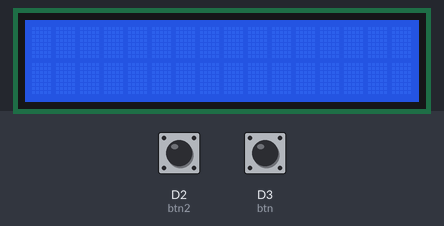
Simulated run of this program. Board: CircuitPython board. Parts: 16×2 character LCD. The test bench sets the inputs (shaded band); at power-on: D3 (btn) HIGH, D2 (btn2) HIGH.

Above: at 1.2 s.
1.3 s: D3 (btn) pulled LOW for 0.15 s
At 1.7 s:
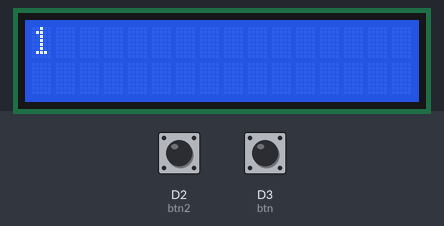
2.9 s: D3 (btn) pulled LOW for 1 s
At 4.2 s:
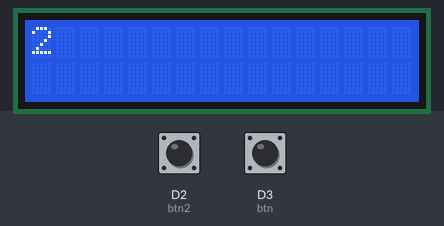
Timing chart, 0 to 5.9 s (numbered marks = the images above; inputs shaded):
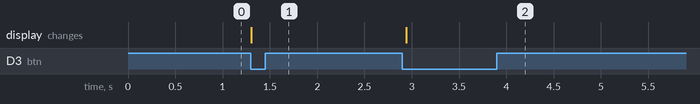

Measured:
- after the input at 1.3 s, the display: changes at once (image 1)
- after the input at 2.9 s, the display: changes at once (image 2)

The program:

LCD.py
```python
import board
import time
from lcd.lcd import LCD
from lcd.i2c_pcf8574_interface import I2CPCF8574Interface
from digitalio import DigitalInOut, Direction, Pull

# get and i2c object
i2c = board.I2C()
btn = DigitalInOut(board.D3)
btn2 = DigitalInOut(board.D2)
btn.direction = Direction.INPUT
btn.pull = Pull.UP
btn2.direction = Direction.INPUT
btn2.pull = Pull.UP
# some LCDs are 0x3f... some are 0x27.
lcd = LCD(I2CPCF8574Interface(i2c, 0x3f), num_rows=2, num_cols=16)
cur_state = True
prev_state = True
cur_state2 = True
prev_state2 = True
cur_state3 = True
prev_state3 = True
buttonPress = 0
buttonToggle = True

while True:
        cur_state3 = btn2.value
        prev_state3 = cur_state3
        if cur_state3 == prev_state3:
            cur_state = btn.value
            if cur_state != prev_state:
                if not cur_state:
                    buttonPress = buttonPress + 1
                    lcd.clear()
                    lcd.set_cursor_pos(0,0)
                    lcd.print(str(buttonPress))
                else:
                    lcd.clear()
                    lcd.set_cursor_pos(0,0)
                    lcd.print(str(buttonPress))
            prev_state = cur_state
        else:
            cur_state2 = btn.value
            if cur_state2 != prev_state2:
                if not cur_state2:
                    buttonPress = buttonPress - 1
                    lcd.clear()
                    lcd.set_cursor_pos(0,0)
                    lcd.print(str(buttonPress))
                else:
                    lcd.clear()
                    lcd.set_cursor_pos(0,0)
                    lcd.print(str(buttonPress))
            prev_state2 = cur_state2
```
